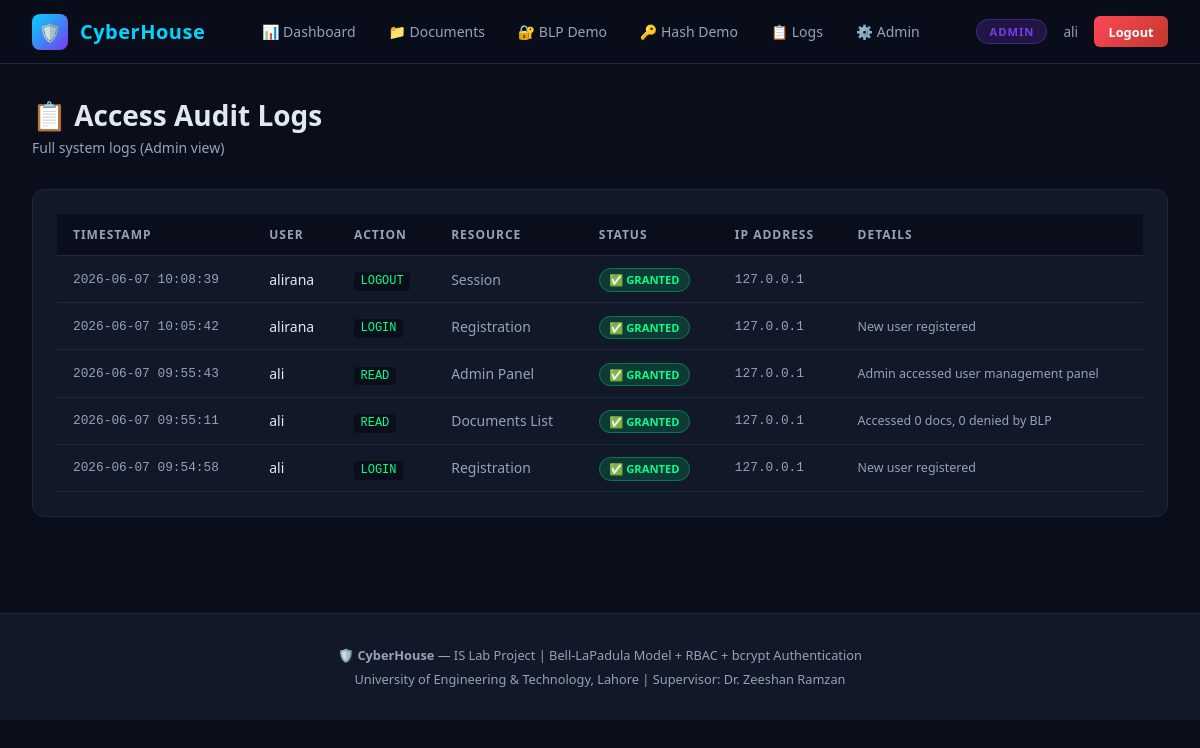
The app's page /access-logs/ (signed in) with its own data.
### core/models.py (models this page shows, shortened)
class CustomUser(AbstractUser):
    role = models.CharField(max_length=20, choices=ROLE_CHOICES, default='viewer')
    security_clearance = models.IntegerField(choices=SECURITY_LEVEL_CHOICES, default=SECURITY_LEVEL_UNCLASSIFIED)
    department = models.CharField(max_length=100, default='General')
    last_login_ip = models.GenericIPAddressField(null=True, blank=True)
    groups = models.ManyToManyField('auth.Group', blank=True, related_name='customuser_set')
    user_permissions = models.ManyToManyField('auth.Permission', blank=True, related_name='customuser_set')

class AccessLog(models.Model):
    ACTION_CHOICES = [
        ('LOGIN', 'Login'),
        ('LOGOUT', 'Logout'),
        ('ACCESS_GRANTED', 'Access Granted'),
        ('ACCESS_DENIED', 'Access Denied'),
        ('WRITE', 'Write'),
        ('READ', 'Read'),
        ('CREATE', 'Create'),
        ('DELETE', 'Delete'),
    ]
    user = models.ForeignKey(CustomUser, on_delete=models.SET_NULL, null=True, blank=True)
    action = models.CharField(max_length=20, choices=ACTION_CHOICES)
    resource = models.CharField(max_length=200)
    timestamp = models.DateTimeField(auto_now_add=True)
    ip_address = models.GenericIPAddressField(null=True, blank=True)
    details = models.TextField(blank=True)
    success = models.BooleanField(default=True)
    class Meta:
        ordering = ['-timestamp']

### core/views.py (the view)
# urls.py: path('access-logs/', views.access_logs, name='access_logs'),
@login_required
def access_logs(request):
    user = request.user
    if rbac_can_access(user, 'admin'):
        logs = AccessLog.objects.all().order_by('-timestamp')[:100]
    else:
        logs = AccessLog.objects.filter(user=user).order_by('-timestamp')[:50]
    return render(request, 'core/access_logs.html', {'logs': logs})

### core/security.py (called while the page is built)
def rbac_can_access(user, required_role):
    role_hierarchy = {'admin': 3, 'analyst': 2, 'viewer': 1}
    user_rank = role_hierarchy.get(user.role, 0)
    required_rank = role_hierarchy.get(required_role, 0)
    return user_rank >= required_rank

### templates/core/access_logs.html (shortened to what this page needs)
{% extends 'core/base.html' %}
{% block content %}
<div class="page-wrapper">
  <div class="page-header">
    <div>
      <h1>📋 Access Audit Logs</h1>
      <p>{% if user.role == 'admin' %}Full system logs (Admin view){% else %}Your personal activity log{% endif %}</p>
    </div>
  </div>
  <div class="card">
    <div class="table-wrapper">
      <table>
        <thead>
          <tr>
            <th>Timestamp</th>
            <th>User</th>
            <th>Action</th>
            <th>Resource</th>
            <th>Status</th>
            <th>IP Address</th>
            <th>Details</th>
          </tr>
        </thead>
        <tbody>
          {% for log in logs %}
          <tr>
            <td class="font-mono text-muted" style="white-space:nowrap;">{{ log.timestamp|date:"Y-m-d H:i:s" }}</td>
            <td>{{ log.user.username|default:"Anonymous" }}</td>
            <td><code style="background:var(--bg-dark); padding:0.15rem 0.4rem; border-radius:4px; font-size:0.75rem; color:{% if log.success %}var(--accent-green){% else %}var(--accent-red){% endif %}">{{ log.action }}</code></td>
            <td class="text-muted">{{ log.resource }}</td>
            <td>{% if log.success %}<span class="badge-success">✅ GRANTED</span>{% else %}<span class="badge-fail">🚫 DENIED</span>{% endif %}</td>
            <td class="font-mono text-muted">{{ log.ip_address|default:"—" }}</td>
            <td class="text-muted" style="font-size:0.78rem;">{{ log.details|truncatechars:60 }}</td>
          </tr>
          {% empty %}
          <tr><td colspan="7" class="text-center text-muted" style="padding:2rem;">No logs yet.</td></tr>
          {% endfor %}
        </tbody>
      </table>
    </div>
  </div>
</div>
{% endblock %}

### templates/core/base.html (shortened to what this page needs)
<!DOCTYPE html>
<html lang="en">
<head>
  {% load static %}
  <link rel="stylesheet" href="{% static 'css/style.css' %}">
</head>
<body>
<nav class="navbar">
  <a href="{% url 'home' %}" class="nav-brand">
    <div class="logo-icon">🛡️</div>
    <span>CyberHouse</span>
  </a>
  {% if user.is_authenticated %}
  <ul class="nav-links">
    <li><a href="{% url 'dashboard' %}">📊 Dashboard</a></li>
    <li><a href="{% url 'documents' %}">📁 Documents</a></li>
    <li><a href="{% url 'security_demo' %}">🔐 BLP Demo</a></li>
    <li><a href="{% url 'hash_demo' %}">🔑 Hash Demo</a></li>
    <li><a href="{% url 'access_logs' %}">📋 Logs</a></li>
    {% if user.role == 'admin' %}
    <li><a href="{% url 'admin_panel' %}">⚙️ Admin</a></li>
    {% endif %}
  </ul>
  <div class="nav-user">
    <span class="badge-role badge-{{ user.role }}">{{ user.role }}</span>
    <span style="font-size:0.85rem; color:var(--text-muted)">{{ user.username }}</span>
    <a href="{% url 'logout' %}" class="btn-danger btn-sm">Logout</a>
  </div>
  {% endif %}
</nav>
{% block content %}{% endblock %}
<footer>
  <p>🛡️ <strong>CyberHouse</strong> — IS Lab Project | Bell-LaPadula Model + RBAC + bcrypt Authentication</p>
  <p style="margin-top:0.4rem;">University of Engineering & Technology, Lahore | Supervisor: Dr. Zeeshan Ramzan</p>
</footer>
</body>
</html>

### static/css/style.css (style rules this page uses)
:root { --bg-dark: #0a0e1a; --bg-card: #111827; --bg-card2: #1a2235; --accent-cyan: #00d4ff; --accent-green: #00ff88; --accent-red: #ff4757; --accent-yellow: #ffd700; --accent-purple: #7c3aed; --text-primary: #e2e8f0; --text-muted: #94a3b8; --border: #1e293b; --border-glow: rgba(0, 212, 255, 0.3); --font: 'Segoe UI', system-ui, sans-serif; }
* { margin: 0; padding: 0; box-sizing: border-box; }
body { font-family: var(--font); background: var(--bg-dark); color: var(--text-primary); min-height: 100vh; }
.navbar { background: rgba(10,14,26,0.95); backdrop-filter: blur(10px); border-bottom: 1px solid var(--border); padding: 0 2rem; height: 64px; display: flex; align-items: center; justify-content: space-between; position: sticky; top: 0; z-index: 1000; }
.nav-brand { display: flex; align-items: center; gap: 0.75rem; text-decoration: none; }
.nav-brand .logo-icon { width: 36px; height: 36px; background: linear-gradient(135deg, var(--accent-cyan), var(--accent-purple)); border-radius: 8px; display: flex; align-items: center; justify-content: center; font-size: 1.1rem; }
.nav-brand span { font-size: 1.25rem; font-weight: 700; color: var(--accent-cyan); letter-spacing: 0.5px; }
.nav-links { display: flex; align-items: center; gap: 0.25rem; list-style: none; }
.nav-links a { color: var(--text-muted); text-decoration: none; padding: 0.5rem 0.9rem; border-radius: 6px; font-size: 0.875rem; font-weight: 500; transition: all 0.2s; display: flex; align-items: center; gap: 0.4rem; }
.nav-user { display: flex; align-items: center; gap: 1rem; }
.badge-role { padding: 0.25rem 0.75rem; border-radius: 999px; font-size: 0.7rem; font-weight: 700; text-transform: uppercase; letter-spacing: 1px; }
.badge-admin { background: rgba(124,58,237,0.2); color: var(--accent-purple); border: 1px solid rgba(124,58,237,0.4); }
.btn-danger { background: linear-gradient(135deg, var(--accent-red), #c0392b); color: white; padding: 0.5rem 1.2rem; border: none; border-radius: 6px; cursor: pointer; font-size: 0.85rem; font-weight: 600; text-decoration: none; display: inline-flex; align-items: center; gap: 0.4rem; transition: all 0.2s; }
.btn-sm { padding: 0.4rem 0.9rem !important; font-size: 0.8rem !important; }
.page-wrapper { padding: 2rem; }
.card { background: var(--bg-card); border: 1px solid var(--border); border-radius: 12px; padding: 1.5rem; }
.table-wrapper { overflow-x: auto; }
table { width: 100%; border-collapse: collapse; font-size: 0.875rem; }
thead th { background: var(--bg-dark); color: var(--text-muted); font-size: 0.75rem; text-transform: uppercase; letter-spacing: 1px; padding: 0.75rem 1rem; text-align: left; border-bottom: 1px solid var(--border); }
tbody td { padding: 0.85rem 1rem; border-bottom: 1px solid var(--border); color: var(--text-primary); vertical-align: middle; }
.badge-success { background: rgba(0,255,136,0.15); color: var(--accent-green); border: 1px solid rgba(0,255,136,0.3); padding: 0.2rem 0.6rem; border-radius: 999px; font-size: 0.7rem; font-weight: 700; }
.page-header { margin-bottom: 2rem; display: flex; justify-content: space-between; align-items: flex-start; gap: 1rem; }
.page-header h1 { font-size: 1.75rem; font-weight: 800; }
.page-header p { color: var(--text-muted); font-size: 0.875rem; margin-top: 0.25rem; }
.text-muted { color: var(--text-muted); font-size: 0.875rem; }
.font-mono { font-family: 'Courier New', monospace; font-size: 0.8rem; }
footer { background: var(--bg-card); border-top: 1px solid var(--border); padding: 2rem; text-align: center; color: var(--text-muted); font-size: 0.8rem; margin-top: 4rem; }

### records on screen
CustomUser: role "ADMIN", username "ali"
AccessLog: timestamp "2026-06-07 10:08:39", user.username "alirana", action "LOGOUT", resource "Session", success "✅ GRANTED", ip_address "127.0.0.1"
AccessLog: timestamp "2026-06-07 10:05:42", user.username "alirana", action "LOGIN", resource "Registration", success "✅ GRANTED", ip_address "127.0.0.1", details "New user registered"
AccessLog: timestamp "2026-06-07 09:55:43", user.username "ali", action "READ", resource "Admin Panel", success "✅ GRANTED", ip_address "127.0.0.1", details "Admin accessed user management panel"
AccessLog: timestamp "2026-06-07 09:55:11", user.username "ali", action "READ", resource "Documents List", success "✅ GRANTED", ip_address "127.0.0.1", details "Accessed 0 docs, 0 denied by BLP"
AccessLog: timestamp "2026-06-07 09:54:58", user.username "ali", action "LOGIN", resource "Registration", success "✅ GRANTED", ip_address "127.0.0.1", details "New user registered"
